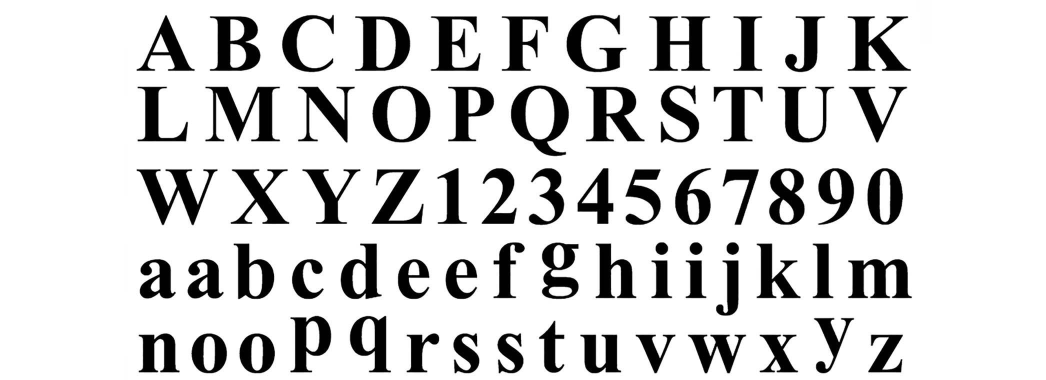
#> input picture alphabets.jpg, 2092 x 759 px, found by its file name (shown at 1/2 size)
$ python test.py   (older library calls are emulated)
#> lines starting #> are read from the running program, lines starting #| are printed output that depends on the picture; after the words box and inside, x2 and y2 are one past the last pixel; in counts of white or black regions, pixels touching at a corner belong together
import matplotlib.pyplot as plt
import numpy as np
from skimage.io import imread
from skimage.color import rgb2gray
from skimage.filters import threshold_otsu
from skimage.filters import gaussian

import matplotlib.patches as mpatches
from skimage.measure import label, regionprops
from skimage.util import invert
from scipy.spatial.distance import euclidean

import numpy as np
from skimage.draw import polygon_perimeter


import cv2
import numpy as np


from skimage.measure import compare_ssim
import imutils
from imutils import contours
from skimage.segmentation import clear_border
alphabetics_dict = {}
Alpha_numeric_list=['A','B','C','D','E','F','G','H','I','G','K','L','M','N','O','P','Q','R','S','T','U','V','W','X','Y','Z',
                    '0','1','2','3','4','5','6','7','8','9',
                    'a','b','c','d','e','f','g','h','i','g','k','l','m','n','o','p','q','r','s','t','u','v','w','x','y','z']

# import image
def read_image(image):
#> called with image = 'alphabets.jpg'
    image = cv2.imread(image)
#> image is the input picture: shape (759, 2092, 3); min 0, max 255, mean 213
    return image

#read letters images and save their histograms
def readletters():
    for i in range(len(Alpha_numeric_list)):
        alphabetics_dict.update( { Alpha_numeric_list[i] : histogram(
            rgbtogray(read_image( "alphanumeric/" + Alpha_numeric_list[i] + ".png"))) } )

    return

def rgbtogray(image):
    gray = cv2.cvtColor(image, cv2.COLOR_BGR2GRAY)
    return gray
# cv2.imshow('threshold', thresh)

# dilation
def dilation(thresh):
    kernel = np.ones((10, 1), np.uint8)
    img_dilation = cv2.dilate(thresh, kernel, iterations=1)
    return img_dilation
# cv2.imshow('dilated', img_dilation)

# cv2.imshow('gray', gray)

# binary
def convert_to_binary(gray):
    ret, thresh = cv2.threshold(gray, 127, 255, cv2.THRESH_BINARY_INV)
    return ret,thresh

# find contours and sort them
def find_contours(img_dilation):
    ctrs, hier = cv2.findContours(img_dilation.copy(), cv2.RETR_EXTERNAL, cv2.CHAIN_APPROX_SIMPLE)
    sorted_ctrs = sorted(ctrs, key=lambda ctr: cv2.boundingRect(ctr)[0])
    return sorted_ctrs

def extract_digits_and_symbols(image, charCnts, minW=5, minH=15):
    # grab the internal Python iterator for the list of character
    # contours, then  initialize the character ROI and location
    # lists, respectively
    charIter = charCnts.__iter__()
    rois = []
    locs = []

    # keep looping over the character contours until we reach the end
    # of the list
    while True:
        try:
            # grab the next character contour from the list, compute
            # its bounding box, and initialize the ROI
            c = next(charIter)
            (cX, cY, cW, cH) = cv2.boundingRect(c)
            roi = None

            # check to see if the width and height are sufficiently
            # large, indicating that we have found a digit
            if cW >= minW and cH >= minH:
                # extract the ROI
                roi = image[cY:cY + cH, cX:cX + cW]
                io.imshow(roi)
                rois.append(roi)
                locs.append((cX, cY, cX + cW, cY + cH))

            # otherwise, we are examining one of the special symbols
            else:
                # MICR symbols include three separate parts, so we
                # need to grab the next two parts from our iterator,
                # followed by initializing the bounding box
                # coordinates for the symbol
                parts = [c, next(charIter), next(charIter)]
                (sXA, sYA, sXB, sYB) = (np.inf, np.inf, -np.inf,-np.inf)

                # loop over the parts
                for p in parts:
                    # compute the bounding box for the part, then
                    # update our bookkeeping variables
                    (pX, pY, pW, pH) = cv2.boundingRect(p)
                    sXA = min(sXA, pX)
                    sYA = min(sYA, pY)
                    sXB = max(sXB, pX + pW)
                    sYB = max(sYB, pY + pH)

                # extract the ROI
                roi = image[sYA:sYB, sXA:sXB]
                rois.append(roi)
                locs.append((sXA, sYA, sXB, sYB))

        # we have reached the end of the iterator; gracefully break
        # from the loop
        except StopIteration:
            break

    # return a tuple of the ROIs and locations
    return (rois, locs)


def ConstructOurDictionary():
    ref = read_image('alphabets.jpg')
    ref = cv2.cvtColor(ref, cv2.COLOR_BGR2GRAY)
    ref = imutils.resize(ref, width=2000)
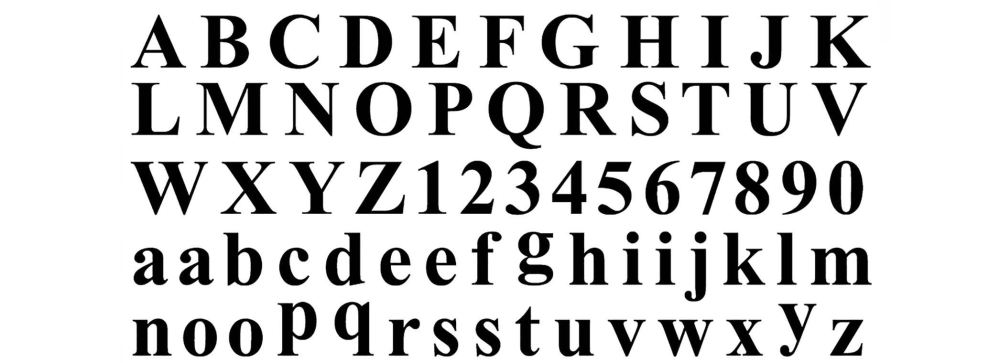
#> ref: shape (725, 2000) (shown at 1/2 size); min 0, max 255, mean 213
    ref = cv2.threshold(ref, 0, 255, cv2.THRESH_BINARY_INV | cv2.THRESH_OTSU)[1]
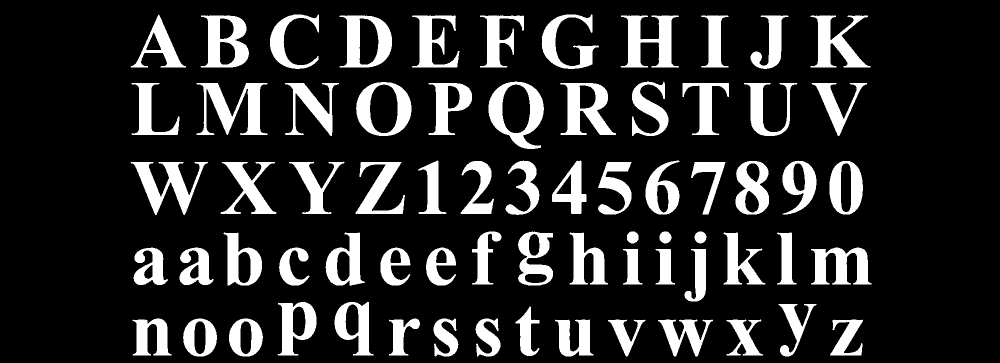
#> ref: shape (725, 2000) (shown at 1/2 size); 16.5% white; 70 white regions

    # find contours in the MICR image (i.e,. the outlines of the
    # characters) and sort them from left to right
    refCnts = cv2.findContours(ref.copy(), cv2.RETR_EXTERNAL, cv2.CHAIN_APPROX_SIMPLE)
#> refCnts = 70 contours; largest, box (x1, y1, x2, y2) and area: (977, 163, 1088, 298) 10204, (712, 164, 823, 272) 9424, (679, 31, 784, 135) 8236, (401, 31, 498, 135) 7461, (1120, 166, 1232, 270) 6716
    refCnts = imutils.grab_contours(refCnts)
    #refCnts = contours.sort_contours(refCnts, method="left-to-right")[0]

    # extract the digits and symbols from the list of contours, then
    # initialize a dictionary to map the character name to the ROI
    refROIs = extract_digits_and_symbols(ref, refCnts,minW=10, minH=20)[0]
#> in extract_digits_and_symbols, `c = next(charIter)`: c = contour of 160 points, box (x1, y1, x2, y2) (1660, 639, 1726, 711), area 2184
#> in extract_digits_and_symbols, `(cX, cY, cW, cH) = cv2.boundingRect(c)`: cX = 1660; cY = 639; cW = 66; cH = 72
#> in extract_digits_and_symbols, `roi = image[cY:cY + cH, cX:cX + cW]`:
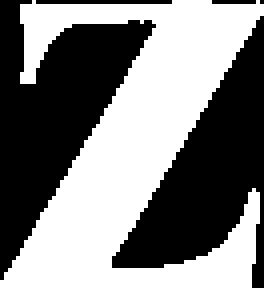
#> roi: shape (72, 66) (shown 4 times larger); 49.9% white; 1 white region, box (x1, y1, x2, y2) and area: (0, 0, 66, 72) 2373

    for (name,roi) in zip(Alpha_numeric_list, refROIs):
        #print("her")
        roi=cv2.resize(roi,(36, 36))
        alphabetics_dict[name] = roi

#     for key in alphabetics_dict:
#         print(key)
#         show_images([alphabetics_dict[key]])
    return

#> (the run stopped early here; a loop or call above may not have finished)

$ run again, with images1.jpg copied over alphabets.jpg
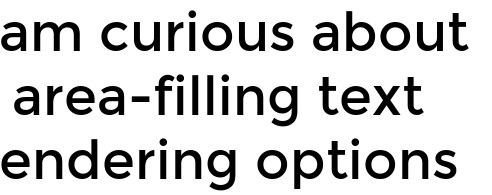
#> input picture images1.jpg, 492 x 195 px, found by its file name
#> in read_image, image is the input picture: shape (195, 492, 3); min 0, max 255, mean 210.1
#> in ConstructOurDictionary, `ref = cv2.threshold(ref, 0, 255, cv2.THRESH_BINARY_INV | cv2.THRESH_OT..`:
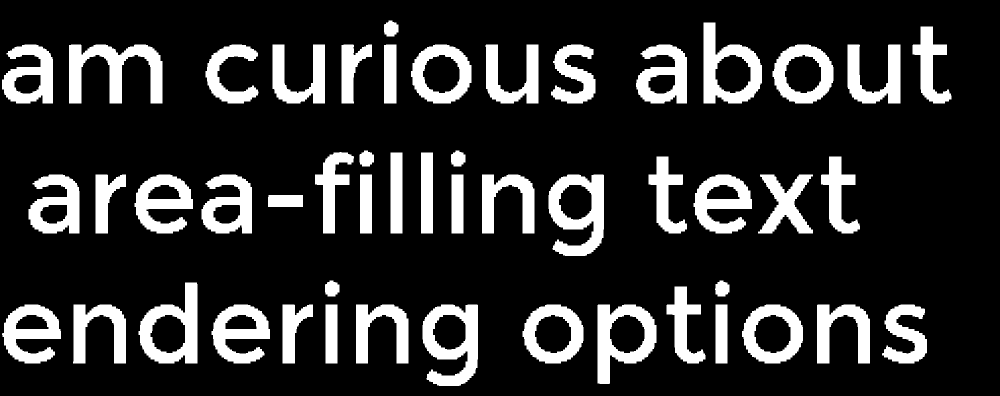
#> ref: shape (792, 2000) (shown at 1/2 size); 17.7% white; 50 white regions
#> refCnts = 50 contours; largest, box (x1, y1, x2, y2) and area: (845, 609, 956, 772) 13074, (1097, 349, 1208, 512) 13062, (1195, 609, 1313, 768) 12874, (277, 565, 395, 727) 12866, (1407, 45, 1524, 207) 12836
#> c = contour of 185 points, box (x1, y1, x2, y2) (1764, 609, 1854, 727), area 5409
#> cX = 1764; cY = 609; cW = 90; cH = 118
#> in extract_digits_and_symbols, `roi = image[cY:cY + cH, cX:cX + cW]`:
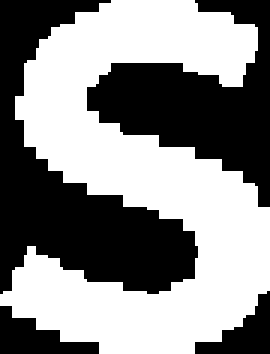
#> roi: shape (118, 90) (shown 3 times larger); 53.9% white; 4 black regions, box (x1, y1, x2, y2) and area: (0, 0, 66, 98) 2551, (29, 0, 90, 69) 1831, (0, 102, 33, 118) 276, (65, 97, 90, 118) 243
